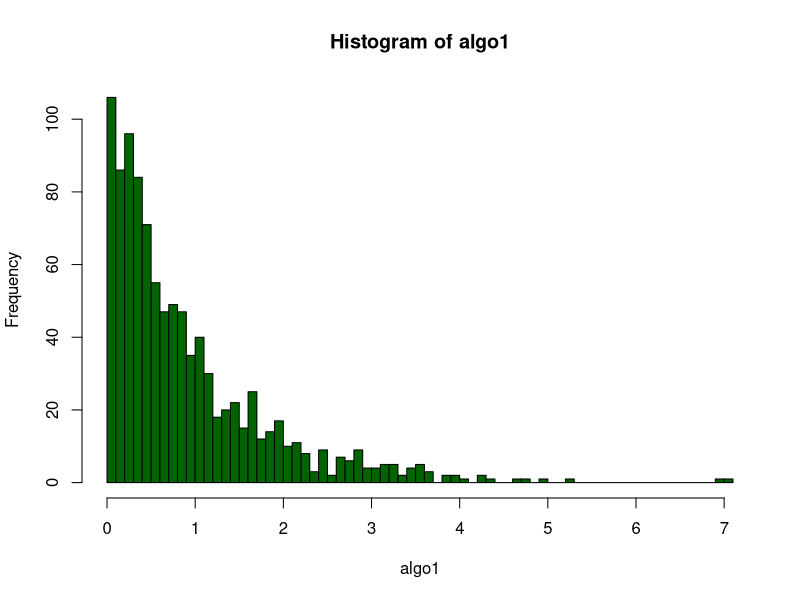

The R source for this figure:
alg1=function(n,alpha)
{
algo1=vector(length=n)
i=1;count=0
while(i<=n)
{
a=runif(2)
count=count+1
X=-2*log(1-(a[1]^(1/alpha)))
if (X!=0){
if (a[2]<=((X^(alpha-1))*(exp(-X/2)))/
((2*(1-exp(-1*X/2)))^(alpha-1)))
{
algo1[i]=X
i=i+1
}}
}
integrand=function(x){x^(alpha)*exp(-1*x)}
c=integrate(integrand,lower=0,upper=Inf)$value
cat("Theoritical acceptance via alg1:",c/2^(alpha),"\n")
#print(1/c)
cat("Acceptance Obtained:",n/count,"\n")
png("image3.png")
hist(algo1,breaks=100,col="darkgreen")
dev.off()
#cat((n/count))
}
alg1(1000,0.9)
